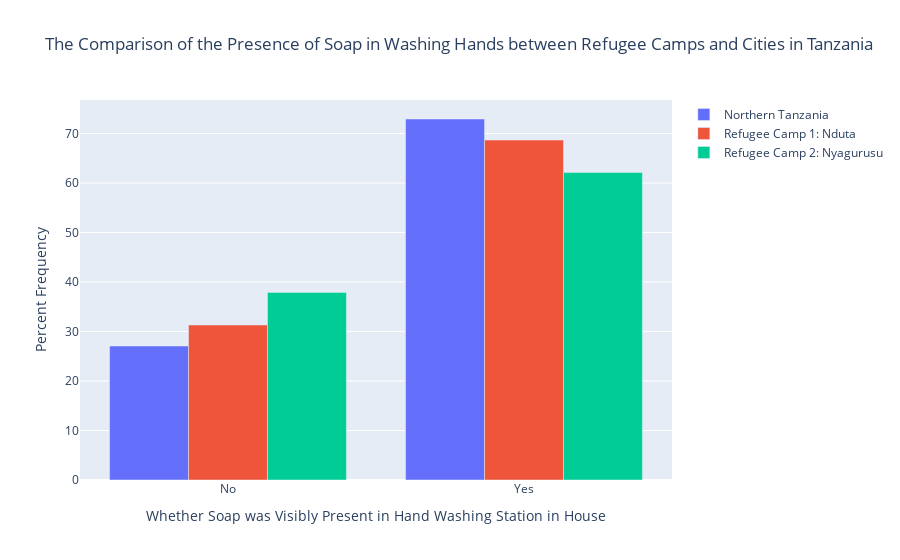

Notebook code for this chart:
### Code cell
import plotly.graph_objects as go

trace1 = go.Bar(x=frequency_df["Was soap visibly present to wash hands?"], y=frequency_df["Percent Frequency"], name='Northern Tanzania')
trace2 = go.Bar(x=frequency_df1["Was soap visibly present to wash hands?"], y=frequency_df1["Percent Frequency"], name='Refugee Camp 1: Nduta')
trace3 = go.Bar(x=frequency_df2["Was soap visibly present to wash hands?"], y=frequency_df2["Percent Frequency"], name='Refugee Camp 2: Nyagurusu')


layout = go.Layout(title='The Comparison of the Presence of Soap in Washing Hands between Refugee Camps and Cities in Tanzania', xaxis_title='Whether Soap was Visibly Present in Hand Washing Station in House', yaxis_title='Percent Frequency', barmode='group')

# Create a figure
fig = go.Figure(data=[trace1, trace2,trace3], layout=layout)

# Show plot
fig.show()

### Figure 1 — Plotly figure (JSON) as saved in the notebook; plotly's stock layout.template omitted (floating-point values rounded to 4 significant figures)
{"data": [{"name": "Northern Tanzania", "type": "bar", "x": ["No", "Yes"], "y": [27.07, 72.93]}, {"name": "Refugee Camp 1: Nduta", "type": "bar", "x": ["No", "Yes"], "y": [31.32, 68.68]}, {"name": "Refugee Camp 2: Nyagurusu", "type": "bar", "x": ["No", "Yes"], "y": [37.89, 62.11]}], "layout": {"barmode": "group", "title": {"text": "The Comparison of the Presence of Soap in Washing Hands between Refugee Camps and Cities in Tanzania"}, "xaxis": {"title": {"text": "Whether Soap was Visibly Present in Hand Washing Station in House"}}, "yaxis": {"title": {"text": "Percent Frequency"}}}}
